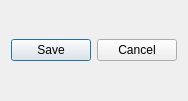
<?xml version="1.0" encoding="UTF-8"?>
<ui version="4.0">
 <class>giscube_admin_configure_dialog</class>
 <widget class="QDialog" name="giscube_admin_configure_dialog">
  <property name="geometry">
   <rect>
    <x>0</x>
    <y>0</y>
    <width>184</width>
    <height>101</height>
   </rect>
  </property>
  <property name="windowTitle">
   <string>Giscube Admin configuration</string>
  </property>
  <layout class="QVBoxLayout" name="verticalLayout">
   <item>
    <layout class="QFormLayout" name="options_layout"/>
   </item>
   <item>
    <widget class="QDialogButtonBox" name="buttonBox">
     <property name="orientation">
      <enum>Qt::Horizontal</enum>
     </property>
     <property name="standardButtons">
      <set>QDialogButtonBox::Cancel|QDialogButtonBox::Save</set>
     </property>
    </widget>
   </item>
  </layout>
 </widget>
 <resources/>
 <connections>
  <connection>
   <sender>buttonBox</sender>
   <signal>accepted()</signal>
   <receiver>giscube_admin_configure_dialog</receiver>
   <slot>accept()</slot>
   <hints>
    <hint type="sourcelabel">
     <x>257</x>
     <y>101</y>
    </hint>
    <hint type="destinationlabel">
     <x>157</x>
     <y>274</y>
    </hint>
   </hints>
  </connection>
  <connection>
   <sender>buttonBox</sender>
   <signal>rejected()</signal>
   <receiver>giscube_admin_configure_dialog</receiver>
   <slot>reject()</slot>
   <hints>
    <hint type="sourcelabel">
     <x>325</x>
     <y>101</y>
    </hint>
    <hint type="destinationlabel">
     <x>286</x>
     <y>274</y>
    </hint>
   </hints>
  </connection>
 </connections>
</ui>
